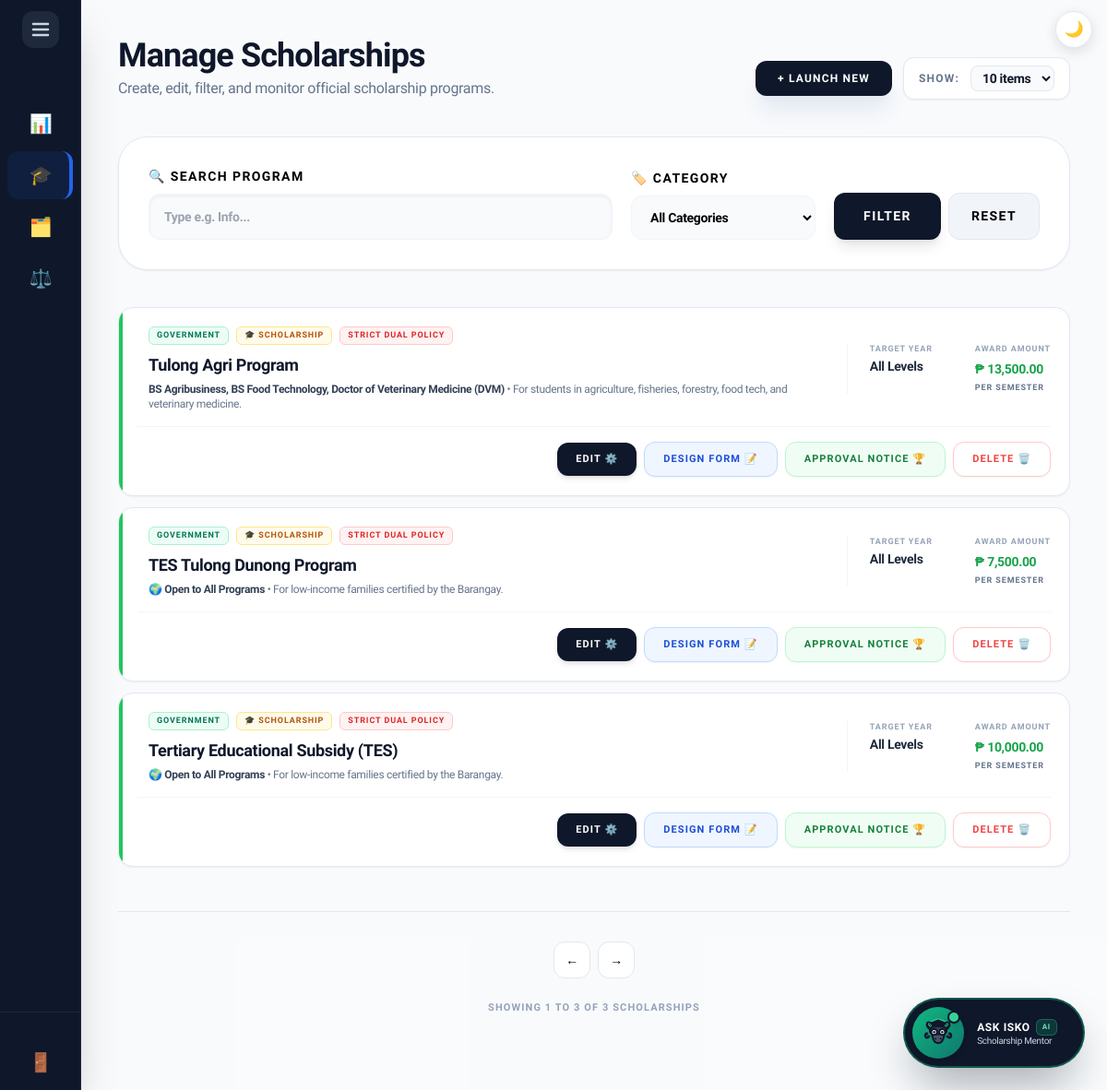
Screenshot of /external_admin/scholarships.php (signed in) with the database file from the repository.
### tables this page shows
CREATE TABLE `scholarship` (
  `ScholarshipID` int(11) NOT NULL AUTO_INCREMENT,
  `ProgramID` int(11) DEFAULT NULL,
  `YearLevel` varchar(50) DEFAULT NULL,
  `Name` varchar(150) NOT NULL,
  `Description` text DEFAULT NULL,
  `Deadline` date NOT NULL,
  `AwardAmount` decimal(10,2) DEFAULT NULL,
  `NumberOfSlots` int(11) DEFAULT NULL,
  `Status` varchar(20) DEFAULT 'Active',
  `MinimumGWA` decimal(4,2) DEFAULT 2.00,
  `CreatedBy` int(11) DEFAULT NULL,
  `GenderRequirement` varchar(20) NOT NULL DEFAULT 'Any',
  `ScholarshipType` enum('Private','Government') DEFAULT 'Private',
  `Category` varchar(50) NOT NULL DEFAULT 'Scholarship',
  `FormConfig` varchar(255) DEFAULT 'Academic,Family,Financial,Essay',
  `ReleaseFrequency` varchar(50) DEFAULT 'Per Semester',
  `AllowsDual` enum('Yes','No') NOT NULL DEFAULT 'No',
  `FormInstructions` text DEFAULT NULL,
  `FormUpdatedAt` datetime DEFAULT NULL,
  `FormTemplate` varchar(150) DEFAULT NULL,
  PRIMARY KEY (`ScholarshipID`),
  KEY `ProgramID` (`ProgramID`),
  KEY `fk_scholarship_creator` (`CreatedBy`),
  CONSTRAINT `fk_scholarship_creator` FOREIGN KEY (`CreatedBy`) REFERENCES `users` (`UserID`) ON DELETE SET NULL,
  CONSTRAINT `scholarship_ibfk_1` FOREIGN KEY (`ProgramID`) REFERENCES `program` (`ProgramID`) ON DELETE CASCADE
);

### includes/scholarship_categories.php (called while the page is built, shortened)
<?php
if (!function_exists('categoryLabel')) {
    function categoryLabel(?string $category): string {
        $category = $category ?: DEFAULT_SCHOLARSHIP_CATEGORY;
        return (SCHOLARSHIP_CATEGORIES[$category] ?? '🏷️') . ' ' . $category;
    }
}

### external_admin/scholarships.php (the view, shortened to what this page needs)
<?php
include '../includes/db_connect.php';
include '../includes/header.php';
include '../includes/external_sidebar.php';
$current_admin_id = $_SESSION['user_id'] ?? $_SESSION['UserID'] ?? null;
$filter_program = isset($_GET['program']) ? trim($_GET['program']) : '';
require_once '../includes/scholarship_categories.php';
$scholarships = [];
try {
    $sql = "SELECT
                s.*,
                GROUP_CONCAT(DISTINCT sp.ProgramID) AS ProgramIDs,
                GROUP_CONCAT(DISTINCT p.ProgramName ORDER BY p.ProgramName SEPARATOR ', ') AS ProgramNames,
                GROUP_CONCAT(DISTINCT CONCAT(dr.RequirementID, '::', dr.DocumentName) SEPARATOR '||') AS Requirements,
                GROUP_CONCAT(DISTINCT CONCAT(sc.CriteriaID, '::', sc.CriteriaName) SEPARATOR '||') AS CriteriaList,
                GROUP_CONCAT(DISTINCT CONCAT(scf.FieldID, '::', scf.FieldName, '::', scf.FieldType, '::', COALESCE(scf.PDFFieldName, '')) SEPARATOR '||') AS CustomFields
            FROM scholarship s
            LEFT JOIN scholarship_programs sp ON sp.ScholarshipID = s.ScholarshipID
            LEFT JOIN program p ON p.ProgramID = sp.ProgramID
            LEFT JOIN document_requirement dr ON dr.ScholarshipID = s.ScholarshipID
            LEFT JOIN scholarship_criteria sc ON sc.ScholarshipID = s.ScholarshipID
            LEFT JOIN scholarship_custom_fields scf ON scf.ScholarshipID = s.ScholarshipID
            WHERE s.CreatedBy = :uid";
    $params = ['uid' => $current_admin_id];
    $sql .= " GROUP BY s.ScholarshipID ORDER BY s.ScholarshipID DESC";
    $scholarships_stmt = $pdo->prepare($sql);
    $scholarships_stmt->execute($params);
    $scholarships = $scholarships_stmt->fetchAll(PDO::FETCH_ASSOC);
} catch (PDOException $e) {
    $scholarships = [];
}
?>
<main class="flex-1 p-5 lg:p-10 lg:ml-72 bg-slate-50/50 min-h-screen transition-all duration-300">
    <header class="mb-8 lg:mb-10 flex flex-col sm:flex-row sm:items-end justify-between gap-4">
        <div>
            <h2 class="text-3xl lg:text-4xl font-black text-slate-900 tracking-tight">Manage Scholarships</h2>
            <p class="text-slate-500 text-sm lg:text-base font-medium mt-1">Create, edit, filter, and monitor official scholarship programs.</p>
        </div>
        <div class="flex items-center gap-3">
            <button onclick="openCreateModal()" class="bg-slate-900 text-white px-6 py-2.5 rounded-xl font-black text-[12px] uppercase tracking-widest hover:bg-blue-600 transition-all shadow-xl shadow-slate-200 active:scale-[0.98]">
                + Launch New
            </button>
            <div class="flex items-center gap-3 bg-white px-4 py-2 rounded-xl border border-slate-200 shadow-sm shrink-0">
                <span class="text-xs font-bold text-slate-500 uppercase tracking-widest hidden sm:inline">Show:</span>
                <select id="itemsPerPage" onchange="changeItemsPerPage()" class="bg-slate-50 border border-slate-200 text-slate-900 text-sm font-bold rounded-lg focus:ring-green-500 focus:border-green-500 block px-2 py-1 outline-none cursor-pointer">
                    <option value="10" selected>10 items</option>
                </select>
            </div>
        </div>
    </header>
    <div class="bg-white p-6 lg:p-8 rounded-[1.5rem] lg:rounded-[2rem] border border-slate-200 shadow-sm mb-10">
        <form method="GET" class="flex flex-wrap items-end gap-5">
            <div class="flex-1 min-w-[150px]">
                <label class="block text-[14px] font-black text-black uppercase tracking-widest mb-2">🔍 Search Program</label>
                <input type="search" name="program" list="programList" value="<?= htmlspecialchars($filter_program) ?>" placeholder="Type e.g. Info..." class="w-full bg-slate-50 border border-slate-100 px-4 py-3.5 rounded-xl font-bold text-sm text-black outline-none focus:ring-2 focus:ring-blue-500/20 focus:bg-white shadow-inner">
            </div>
            <div class="w-full sm:w-auto sm:min-w-[200px]">
                <label class="block text-[14px] font-black text-black uppercase tracking-widest mb-2">🏷️ Category</label>
                <select name="category" class="w-full bg-slate-50 border border-slate-100 px-4 py-3.5 rounded-xl font-bold text-sm text-black outline-none focus:border-blue-500 transition-all cursor-pointer">
                    <option value="">All Categories</option>
                </select>
            </div>
            <div class="flex gap-2 w-full sm:w-auto mt-2 sm:mt-0">
                <button type="submit" class="flex-1 sm:flex-none bg-slate-900 text-white px-8 py-3.5 rounded-xl font-black text-[14px] uppercase tracking-widest hover:bg-blue-600 transition-all shadow-lg">Filter</button>
                <a href="scholarships.php" class="flex-1 sm:flex-none flex items-center justify-center bg-slate-100 text-black px-6 py-3.5 rounded-xl font-black text-[14px] uppercase tracking-widest hover:bg-slate-200 transition-all border border-slate-200">Reset</a>
            </div>
        </form>
    </div>
    <div id="scholarshipsGrid" class="flex flex-col gap-3">
        <?php foreach($scholarships as $s): ?>
            <div class="scholarship-card bg-white rounded-2xl border border-slate-200 shadow-sm hover:shadow-md hover:border-blue-300 transition-all flex flex-col p-5 group relative overflow-hidden">
                <div class="absolute top-0 left-0 w-1 h-full <?= $s['Status'] === 'Active' ? 'bg-green-500' : 'bg-slate-300' ?>"></div>
                <div class="flex flex-col md:flex-row md:items-center gap-4 pl-3">
                    <div class="flex-1 min-w-0">
                        <div class="flex items-center gap-2 mb-2 flex-wrap">
                            <span class="bg-emerald-50 text-emerald-700 px-2 py-0.5 rounded-md text-[9px] font-black uppercase tracking-widest border border-emerald-200 shrink-0">
                                <?= htmlspecialchars($s['ScholarshipType'] ?? 'Private') ?>
                            </span>
                            <span class="bg-amber-50 text-amber-700 px-2 py-0.5 rounded-md text-[9px] font-black uppercase tracking-widest border border-amber-200 shrink-0">
                                <?= htmlspecialchars(categoryLabel($s['Category'] ?? null)) ?>
                            </span>
                            <?php if($s['AllowsDual'] === 'No'): ?>
                                <span class="bg-red-50 text-red-600 px-2 py-0.5 rounded-md text-[9px] font-black uppercase tracking-widest border border-red-200 shrink-0">Strict Dual Policy</span>
                            <?php endif; ?>
                        </div>
                        <h4 class="text-base lg:text-lg font-black text-slate-900 leading-snug line-clamp-2" title="<?= htmlspecialchars($s['Name']) ?>"><?= htmlspecialchars($s['Name']) ?></h4>
                        <p class="mt-1 text-xs font-medium text-slate-500 line-clamp-2">
                            <span class="text-slate-700 font-bold"><?= htmlspecialchars($s['ProgramNames'] ?: '🌍 Open to All Programs') ?></span>
                            <?php if (trim((string) $s['Description']) !== ''): ?><span class="hidden md:inline"> • <?= htmlspecialchars($s['Description']) ?></span><?php endif; ?>
                        </p>
                    </div>
                    <div class="flex items-start gap-6 md:pl-6 md:border-l border-slate-100 shrink-0">
                        <div class="min-w-[90px]">
                            <span class="text-[9px] font-bold text-slate-400 uppercase tracking-widest block mb-0.5">Target Year</span>
                            <span class="text-sm font-black text-slate-800 block max-w-[160px] leading-snug"><?= htmlspecialchars($s['YearLevel'] ?: 'All Levels') ?></span>
                        </div>
                        <div>
                            <span class="text-[9px] font-bold text-slate-400 uppercase tracking-widest block mb-0.5">Award Amount</span>
                            <span class="text-sm font-black text-green-600 whitespace-nowrap">₱ <?= number_format($s['AwardAmount'], 2) ?></span>
                            <span class="text-[9px] font-bold text-slate-500 uppercase tracking-widest block mt-0.5"><?= htmlspecialchars($s['ReleaseFrequency'] ?? 'Per Semester') ?></span>
                        </div>
                    </div>
                </div>
                <div class="mt-4 pt-4 pl-3 border-t border-slate-100 flex flex-wrap items-center justify-end gap-2">
                    <button type="button"
                        data-id="<?= $s['ScholarshipID'] ?>"
                        data-name="<?= htmlspecialchars($s['Name'] ?? '', ENT_QUOTES) ?>"
                        data-desc="<?= htmlspecialchars($s['Description'] ?? '', ENT_QUOTES) ?>"
                        data-amount="<?= $s['AwardAmount'] ?? 0 ?>"
                        data-release="<?= htmlspecialchars($s['ReleaseFrequency'] ?? 'Per Semester', ENT_QUOTES) ?>"
                        data-gpa="<?= $s['MinimumGWA'] ?? 2.00 ?>"
                        data-deadline="<?= $s['Deadline'] ?? '' ?>"
                        data-programs="<?= htmlspecialchars($s['ProgramIDs'] ?? '', ENT_QUOTES) ?>"
                        data-year="<?= htmlspecialchars($s['YearLevel'] ?? '', ENT_QUOTES) ?>"
                        data-status="<?= htmlspecialchars($s['Status'] ?? '', ENT_QUOTES) ?>"
                        data-slots="<?= htmlspecialchars($s['NumberOfSlots'] ?? '', ENT_QUOTES) ?>"
                        data-requirements="<?= htmlspecialchars($s['Requirements'] ?? '', ENT_QUOTES) ?>"
                        data-criteria="<?= htmlspecialchars($s['CriteriaList'] ?? '', ENT_QUOTES) ?>"
                        data-customfields="<?= htmlspecialchars($s['CustomFields'] ?? '', ENT_QUOTES) ?>"
                        data-gender="<?= htmlspecialchars($s['GenderRequirement'] ?? 'Any', ENT_QUOTES) ?>"
                        data-type="<?= htmlspecialchars($s['ScholarshipType'] ?? 'Private', ENT_QUOTES) ?>"
                        data-category="<?= htmlspecialchars($s['Category'] ?? DEFAULT_SCHOLARSHIP_CATEGORY, ENT_QUOTES) ?>"
                        data-dual="<?= htmlspecialchars($s['AllowsDual'] ?? 'No', ENT_QUOTES) ?>"
                        onclick="openEditModal(this)"
                        class="bg-slate-900 text-white hover:bg-blue-600 px-5 py-2.5 rounded-xl text-[11px] font-black uppercase tracking-widest transition-all shadow-md active:scale-95 shrink-0 whitespace-nowrap">
                        Edit ⚙️
                    </button>
                    <a href="form_builder.php?id=<?= (int) $s['ScholarshipID'] ?>" class="bg-blue-50 text-blue-700 border border-blue-200 hover:bg-blue-600 hover:text-white px-5 py-2.5 rounded-xl text-[11px] font-black uppercase tracking-widest transition-all shadow-sm active:scale-95 shrink-0 whitespace-nowrap" title="Design the application form students fill in">
                        Design Form 📝
                    </a>
                    <a href="award_notice.php?id=<?= (int) $s['ScholarshipID'] ?>" class="bg-green-50 text-green-700 border border-green-200 hover:bg-green-600 hover:text-white px-5 py-2.5 rounded-xl text-[11px] font-black uppercase tracking-widest transition-all shadow-sm active:scale-95 shrink-0 whitespace-nowrap" title="What approved scholars must still submit (sent with their Approval Notice)">
                        Approval Notice 🏆
                    </a>
                    <form action="../actions/process_crud.php" method="POST" class="m-0" onsubmit="return confirm('Are you sure you want to permanently delete this scholarship? All applications and dynamic forms attached to it will be wiped out.');">
                        <button type="submit" class="bg-white border border-red-200 text-red-500 hover:bg-red-500 hover:text-white px-5 py-2.5 rounded-xl text-[11px] font-black uppercase tracking-widest transition-all shadow-sm active:scale-95 shrink-0 whitespace-nowrap">
                            Delete 🗑️
                        </button>
                    </form>
                </div>
            </div>
        <?php endforeach; ?>
    </div>
    <div class="flex flex-col items-center justify-center mt-12 gap-4 border-t border-slate-200 pt-8 pb-10">
        <div id="paginationControls" class="flex flex-wrap justify-center gap-2"></div>
        <div id="pageInfo" class="text-[11px] font-black text-slate-400 uppercase tracking-widest text-center mt-2"></div>
    </div>
</main>
<?php include '../includes/footer.php'; ?>

### rows the page displays
scholarship: ScholarshipType "GOVERNMENT", Category "🎓 SCHOLARSHIP", AllowsDual "STRICT DUAL POLICY", Name "Tulong Agri Program", ProgramNames "BS Agribusiness, BS Food Technology, Doctor of Veterinary Medicine (DVM)", Description "For students in agriculture, fisheries, forestry, food tech, and veterinary medicine.", YearLevel "All Levels", AwardAmount "13,500.00", ReleaseFrequency "PER SEMESTER"
scholarship: ScholarshipType "GOVERNMENT", Category "🎓 SCHOLARSHIP", AllowsDual "STRICT DUAL POLICY", Name "TES Tulong Dunong Program", ProgramNames "🌍 Open to All Programs", Description "For low-income families certified by the Barangay.", YearLevel "All Levels", AwardAmount "7,500.00", ReleaseFrequency "PER SEMESTER"
scholarship: ScholarshipType "GOVERNMENT", Category "🎓 SCHOLARSHIP", AllowsDual "STRICT DUAL POLICY", Name "Tertiary Educational Subsidy (TES)", ProgramNames "🌍 Open to All Programs", Description "For low-income families certified by the Barangay.", YearLevel "All Levels", AwardAmount "10,000.00", ReleaseFrequency "PER SEMESTER"

### other values shown
$item[1] "📊"
$item[1] "🎓"
$item[1] "🗂️"
$item[1] "⚖️"
